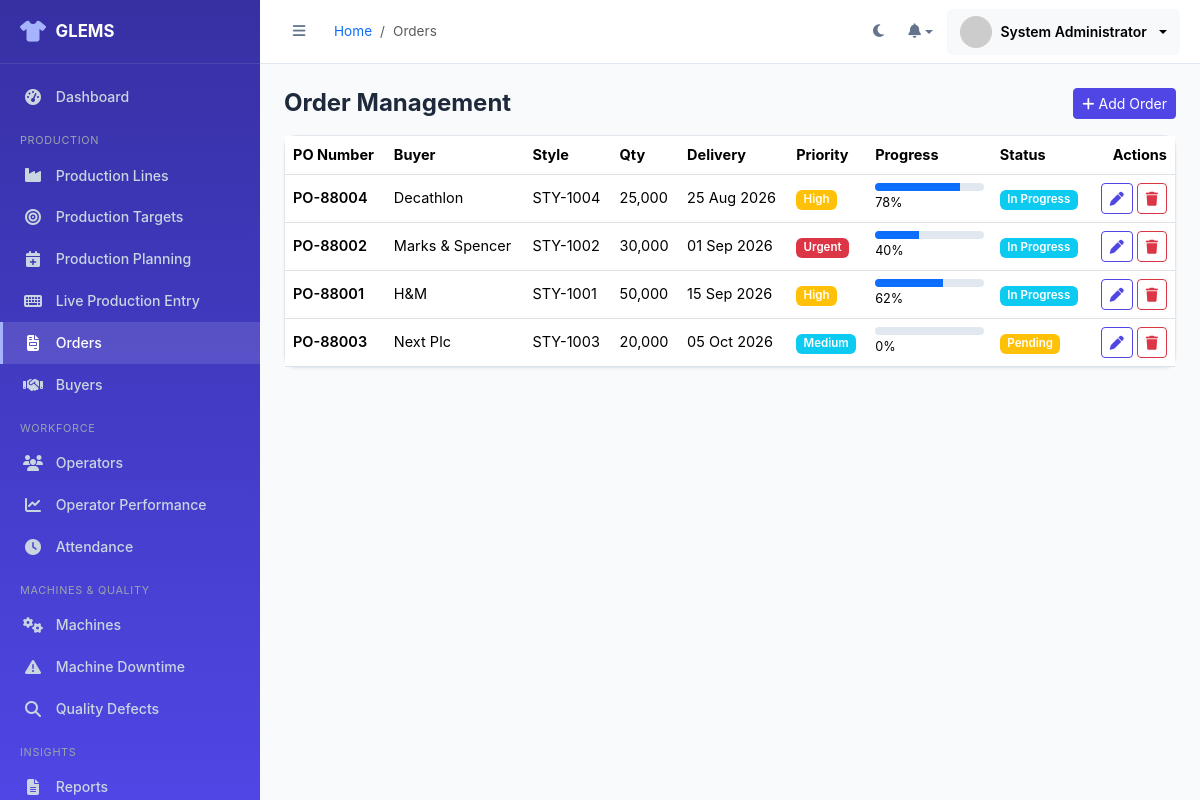
The app's page /admin/orders.php (signed in) with its own data.
### tables this page shows
CREATE TABLE orders (
    order_id INT AUTO_INCREMENT PRIMARY KEY,
    buyer_id INT NOT NULL,
    po_number VARCHAR(50) NOT NULL UNIQUE,
    style_number VARCHAR(50) DEFAULT NULL,
    order_quantity INT NOT NULL DEFAULT 0,
    delivery_date DATE DEFAULT NULL,
    priority ENUM('low','medium','high','urgent') DEFAULT 'medium',
    current_progress INT DEFAULT 0,
    status ENUM('pending','in_progress','completed','delayed','cancelled') DEFAULT 'pending',
    created_at DATETIME DEFAULT CURRENT_TIMESTAMP,
    FOREIGN KEY (buyer_id) REFERENCES buyers(buyer_id)
);

CREATE TABLE buyers (
    buyer_id INT AUTO_INCREMENT PRIMARY KEY,
    buyer_name VARCHAR(100) NOT NULL,
    contact_person VARCHAR(100) DEFAULT NULL,
    email VARCHAR(100) DEFAULT NULL,
    phone VARCHAR(20) DEFAULT NULL,
    country VARCHAR(50) DEFAULT NULL,
    address VARCHAR(255) DEFAULT NULL,
    status ENUM('active','inactive') DEFAULT 'active',
    created_at DATETIME DEFAULT CURRENT_TIMESTAMP
);

### admin/orders.php (the view, shortened to what this page needs)
<?php
$pdo = getDBConnection();
$orders = $pdo->query("SELECT o.*, b.buyer_name FROM orders o JOIN buyers b ON b.buyer_id=o.buyer_id ORDER BY o.delivery_date")->fetchAll();
include BASE_PATH . '/includes/layout_start.php';
?>
<div class="d-flex justify-content-between align-items-center mb-3">
    <h4 class="fw-bold mb-0">Order Management</h4>
    <button class="btn btn-primary btn-sm" data-bs-toggle="modal" data-bs-target="#oModal" onclick="resetOForm()"><i class="fa-solid fa-plus me-1"></i>Add Order</button>
</div>
<div class="card"><div class="table-responsive">
<table class="table table-hover mb-0 align-middle">
<thead><tr><th>PO Number</th><th>Buyer</th><th>Style</th><th>Qty</th><th>Delivery</th><th>Priority</th><th>Progress</th><th>Status</th><th class="text-end">Actions</th></tr></thead>
<tbody>
<?php foreach ($orders as $o):
    $priorityClass = ['low'=>'secondary','medium'=>'info','high'=>'warning','urgent'=>'danger'][$o['priority']] ?? 'secondary';
?>
<tr>
    <td class="fw-semibold"><?= e($o['po_number']) ?></td>
    <td><?= e($o['buyer_name']) ?></td>
    <td><?= e($o['style_number']) ?></td>
    <td><?= format_number($o['order_quantity']) ?></td>
    <td><?= format_date($o['delivery_date']) ?></td>
    <td><span class="badge bg-<?= $priorityClass ?> text-capitalize"><?= e($o['priority']) ?></span></td>
    <td style="min-width:120px;">
        <div class="progress" style="height:8px;"><div class="progress-bar bg-primary" style="width:<?= $o['current_progress'] ?>%"></div></div>
        <span class="small"><?= $o['current_progress'] ?>%</span>
    </td>
    <td><?= status_badge($o['status']) ?></td>
    <td class="text-end">
        <button class="btn btn-sm btn-outline-primary" onclick='editO(<?= json_encode($o) ?>)'><i class="fa-solid fa-pen"></i></button>
        <form method="POST" class="d-inline" onsubmit="return confirmDelete()">
            <button class="btn btn-sm btn-outline-danger"><i class="fa-solid fa-trash"></i></button>
        </form>
    </td>
</tr>
<?php endforeach; ?>
</tbody></table>
</div></div>
<?php include BASE_PATH . '/includes/layout_end.php'; ?>

### includes/functions.php (shortened to what this page needs)
<?php
function e(?string $value): string
{
    return htmlspecialchars($value ?? '', ENT_QUOTES, 'UTF-8');
}
function format_date(?string $date, string $format = 'd M Y'): string
{
    return date($format, strtotime($date));
}
function format_number($num): string
{
    return number_format((float)$num);
}
function status_badge(string $status): string
{
    $map = [
        'active'      => 'success', 'running'  => 'success', 'resolved' => 'success',
        'inactive'    => 'secondary', 'idle'    => 'secondary',
        'stopped'     => 'danger',  'suspended' => 'danger', 'absent'   => 'danger',
        'maintenance' => 'warning', 'open'     => 'warning', 'pending'  => 'warning',
        'in_progress' => 'info',    'present'  => 'success', 'leave'    => 'info',
        'completed'   => 'primary', 'delayed'  => 'danger', 'cancelled' => 'secondary',
    ];
    $class = $map[$status] ?? 'secondary';
    $label = ucwords(str_replace('_', ' ', $status));
    return '<span class="badge bg-' . $class . '">' . e($label) . '</span>';
}

### assets/css/style.css (style rules this page uses)
:root { --glems-primary: #4F46E5; --glems-primary-light: #818CF8; --glems-primary-dark: #3730A3; --glems-success: #10B981; --glems-warning: #F59E0B; --glems-danger: #EF4444; --glems-accent: #06B6D4; --glems-bg: #F8FAFC; --glems-surface: #FFFFFF; --glems-border: #E2E8F0; --glems-text: #1E293B; --glems-text-muted: #64748B; --sidebar-width: 260px; --sidebar-collapsed: 78px; --header-height: 64px; --radius: 12px; --shadow-sm: 0 1px 3px rgba(15,23,42,0.06); --shadow-md: 0 4px 16px rgba(15,23,42,0.08); }
* { box-sizing: border-box; }
body { background: var(--glems-bg); color: var(--glems-text); font-family: 'Inter', 'Segoe UI', system-ui, sans-serif; font-size: 14.5px; transition: background .25s, color .25s; }
.card { border:1px solid var(--glems-border); border-radius:var(--radius); box-shadow:var(--shadow-sm); background:var(--glems-surface); }
.btn-primary { background:var(--glems-primary); border-color:var(--glems-primary); }
.btn-outline-primary { color:var(--glems-primary); border-color:var(--glems-primary); }
.progress { border-radius:20px; background:var(--glems-border); }
.badge { font-weight:600; font-size:.72rem; }

### records on screen
orders: po_number "PO-88004", buyer.buyer_name "Decathlon", style_number "STY-1004", order_quantity "25,000", delivery_date "25 Aug 2026", priority "High", current_progress "78", status "In Progress"
orders: po_number "PO-88002", buyer.buyer_name "Marks & Spencer", style_number "STY-1002", order_quantity "30,000", delivery_date "01 Sep 2026", priority "Urgent", current_progress "40", status "In Progress"
orders: po_number "PO-88001", buyer.buyer_name "H&M", style_number "STY-1001", order_quantity "50,000", delivery_date "15 Sep 2026", priority "High", current_progress "62", status "In Progress"
orders: po_number "PO-88003", buyer.buyer_name "Next Plc", style_number "STY-1003", order_quantity "20,000", delivery_date "05 Oct 2026", priority "Medium", current_progress "0", status "Pending"

### other values on screen
APP_NAME "GLEMS"
$label "Dashboard Production Lines Production Targets Production Planning Live Production Entry Orders Buyers Operators Operator Performance Attendance Machines Machine Downtime Quality Defects Reports"
$bc['label'] "Orders"
$_SESSION['full_name'] "System Administrator"
